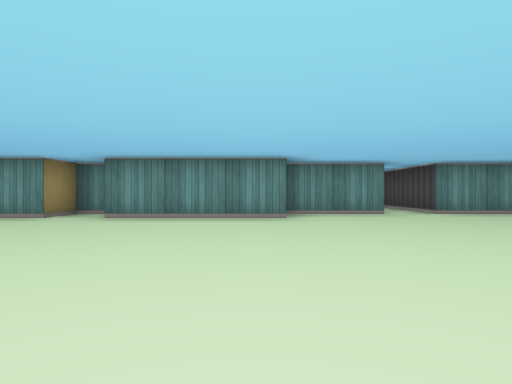
[1] (above)

13 first-person views from a walk through a cub3D level. The camera is about half as high as the walls, looks level and sees 75° across. The floor is counted in squares. Each view is taken from the middle of a square. On the plan, view 1 faces up. The plan holds only what a view shows up to about 9 squares ahead; the rest is blank. The place goes on beyond the plan.

[2]
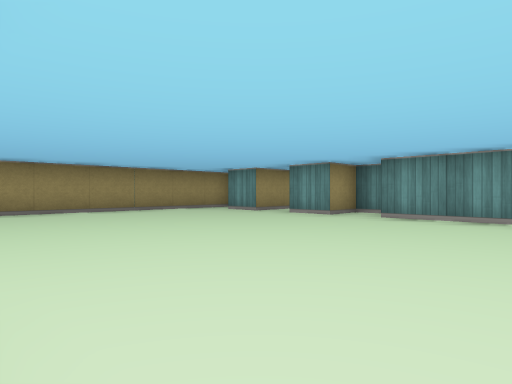

[3]
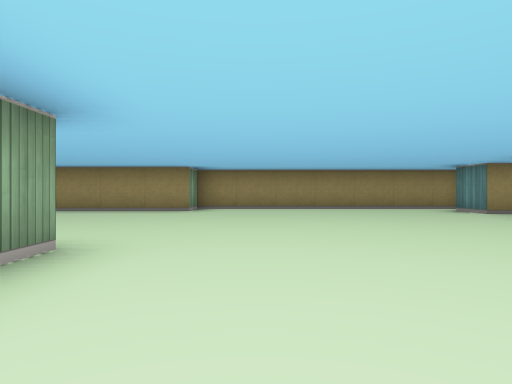

[4]
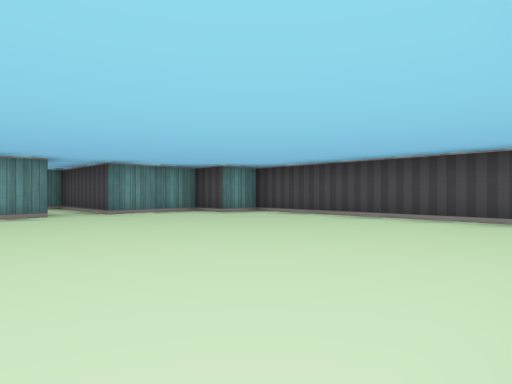

[5]
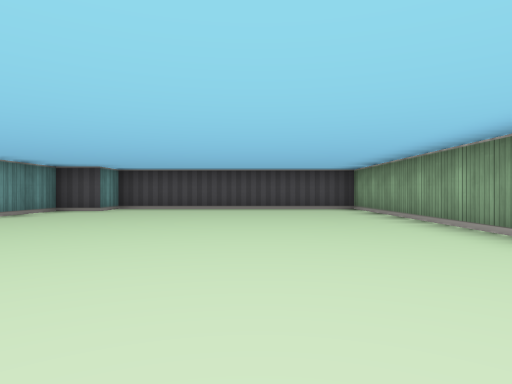

[6]
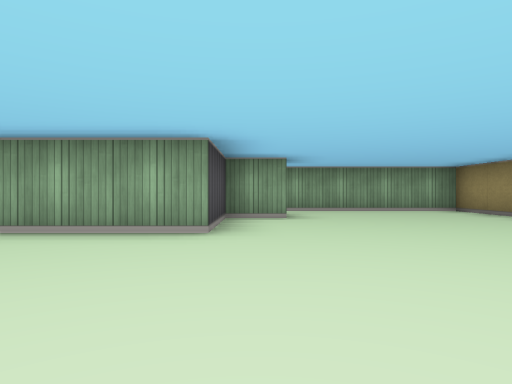

[7]
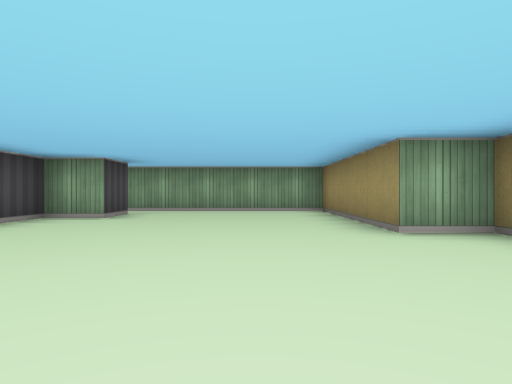

[8]
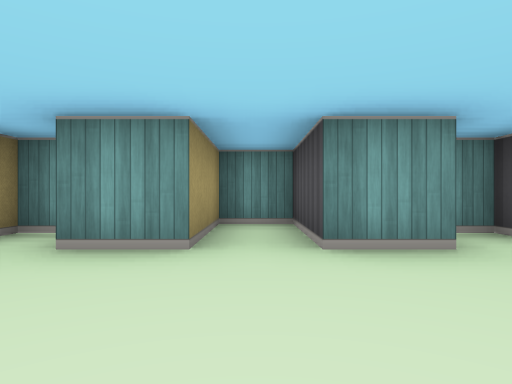

[9]
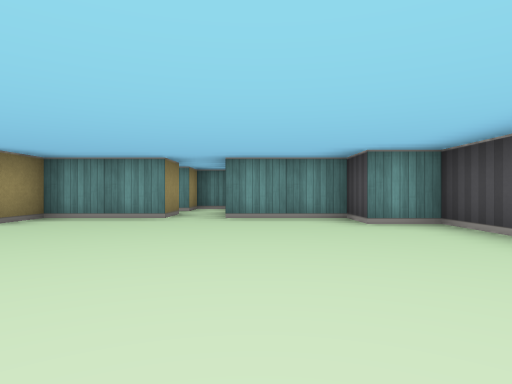

[10]
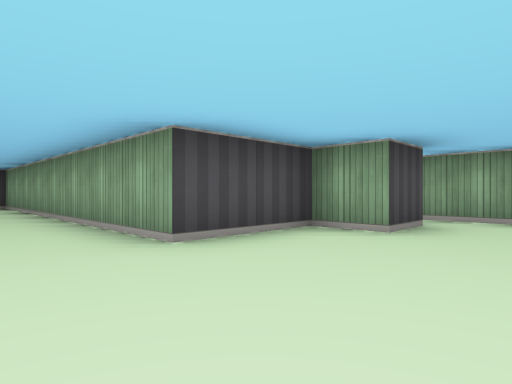

[11]
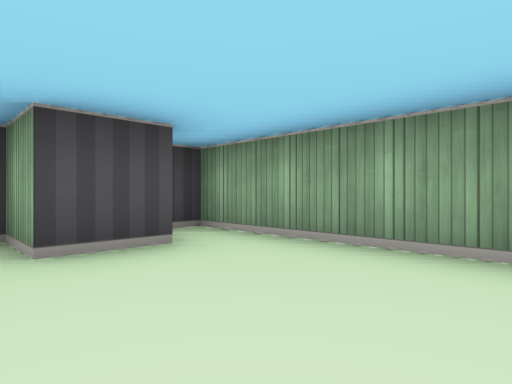

[12]
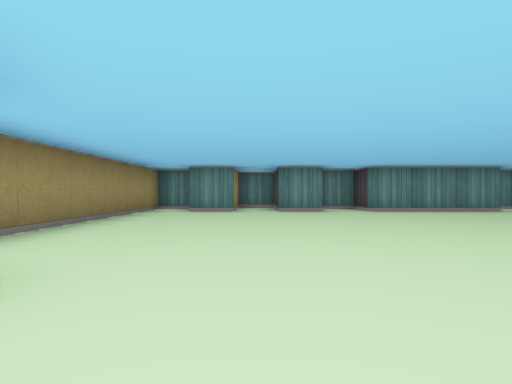

[13]
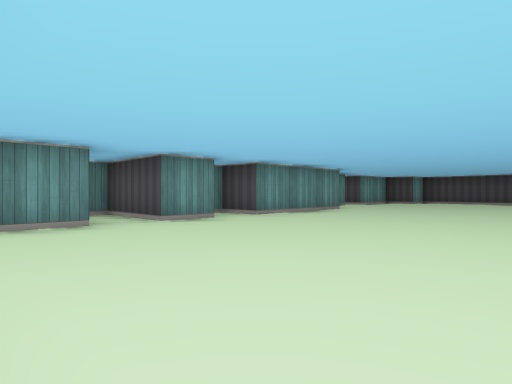

### Floor plan
Points are (right, up) in squares from view 1. A wall is a line through its corners. A room is listed if a view was taken in it or the views show most of it. See-through windows are left out.
Room 1 (views 1, 2, 3, 4, 5, 6, 7, 8, 9, 10, 11, 12, 13)
walls: (-2.5, -3.5) (-2.5, -2.5) (-1.5, -2.5) (-1.5, -0.5) (6.5, -0.5) (6.5, 5.5) (5.5, 5.5) (5.5, 6.5) (3.5, 6.5) (3.5, 9.5) (2.5, 9.5) (2.5, 8.5); (2.5, 7.5) (2.5, 6.5) (0.5, 6.5) (0.5, 5.5) (-2.5, 5.5) (-2.5, 6.5) (-3.5, 6.5) (-3.5, 5.5) (-4.5, 5.5) (-4.5, 7.5) (-5.5, 7.5) (-5.5, 5.5) (-6.5, 5.5); (-6.6, 6.5) (-7.5, 6.5) (-7.5, -0.5) (-6.5, -0.5) (-6.5, -4.5) (-1.5, -4.5) (-1.5, -4)

Where each view was taken, in squares from view 1:
view 1: 0 up, 0 right, facing up
view 2: 0 up, 0 right, facing up-left
view 3: 1 up, 1 right, facing left
view 4: 0 up, 1 right, facing up-right
view 5: 2 up, 2 left, facing right
view 6: 3 up, 2 left, facing down
view 7: 3 up, 5 left, facing down
view 8: 3 up, 5 left, facing up
view 9: 1 up, 4 right, facing up
view 10: 1 up, 4 left, facing down-right
view 11: 2 down, 5 left, facing down-right
view 12: 2 down, 5 left, facing up
view 13: 1 up, 7 left, facing up-right
